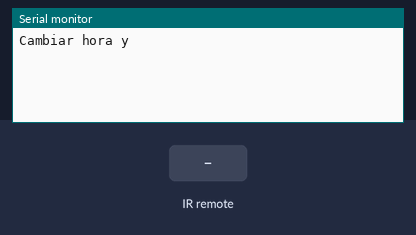
This sketch was run on a simulated Arduino Uno, built with avr-gcc and run on an emulated ATmega328P. Shown: the last lines printed to the serial monitor. The inputs (shaded band) are chosen by the test bench.

Above: at 0.8 s.
0.9 s: infrared code 0xFF9867 received
At 2.1 s:
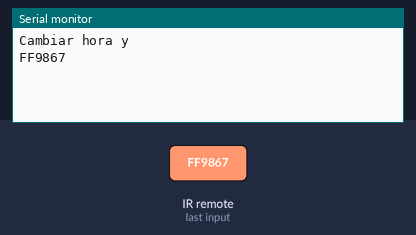
2.4 s: infrared code 0xFFA25D received
At 3.2 s:
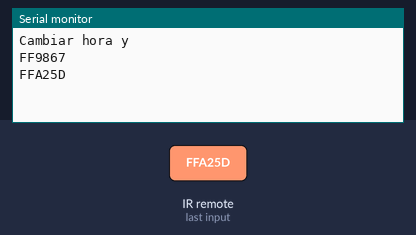

The sketch:

DebugFile.ino
```cpp
/* LCD pins
 Board I2C / TWI pins
Uno       =   A4 (SDA), A5 (SCL)
*/
#include <IRremote.h>

//Begin: Variables Globales
int alarm[2][1];
int receptor = 3; //pin de recepción del ardino para el control infrarrojo
//Botones del control remoto:
unsigned long b0= 0xFF9867;
unsigned long b1= 0xFFA25D;
unsigned long b2 = 0xFF629D;
unsigned long b3 = 0xFFE21D;
unsigned long b4= 0xFF22DD;
unsigned long b5 = 0xFF02FD;
unsigned long b6 = 0xFFC23D;
unsigned long b7 = 0xFFE01F;
unsigned long b8 = 0xFFA857;
unsigned long b9 = 0xFF906F;
unsigned long bGato = 0xFF6897;
unsigned long bAsterisco = 0xFFB04F;
unsigned long Bok = 0xFF38C7;
unsigned long bArriba = 0xFF18E7;
unsigned long bAbajo = 0xFF4AB5;
unsigned long bDerecha = 0xFF5AA5;
unsigned long bIzquierda = 0xFF10EF;
//End: Variables Globales

//begin: Incialización de puertos;
IRrecv irrecv(receptor); //indico a arduino bajo que pin le llegara info
decode_results codigo; //almacena el codigo hex recibido del control
//end: Inicialización de Puertos

//Funciones para el manejo del control remoto
//Funciones para el manejo del control remoto

//Begin: Funciones creadas para el manejo del tiempo
void TimeSetup(){
  /*lcd.print("entre");
  delay(1000);
  lcd.setCursor(0,0);*/
  Serial.println("Cambiar hora y");
  int opc=0;
  while(true){
    if(irrecv.decode(&codigo)){
    Serial.println(codigo.value,HEX);
    if(codigo.value==b1){
      opc=1;
      break;
      }
    delay(50);
    irrecv.resume();
    }

  }//******************

  //****************
  delay(1000);
  if(opc==1){
    Serial.print("Modificare");
    }
  else{
    Serial.print("Mejor na");
    }
  }
//End: Funciones creadas para el manejo del tiempo

void setup() {
  // put your setup code here, to run once:
  Serial.begin(9600);// ss, mm, hh,#D, d, m, y
    /*myRTC.setDS1302Time(00, 45, 15, 7, 9, 2, 2019);
    alarm[0][0]={15};
    alarm[0][1]={46};*/
  //Ajustes del Control Remoto
  irrecv.enableIRIn(); //habilito el sensor
  //Ajustes de la pantalla led:
  /*lcd.init();
  lcd.backlight();
  lcd.clear();
  lcd.setCursor(0,0);*/
  TimeSetup();
  delay(1000);
}

void loop() {
  // put your main code here, to run repeatedly:
  Serial.println("Ya llege hasta aquí: Main");
  /*
  myRTC.updateTime();
  int TIME[6]={myRTC.dayofmonth,myRTC.month,myRTC.year,myRTC.hours,myRTC.minutes,myRTC.seconds};
  // Se imprime el resultado en el Monitor Serial
  lcd.setCursor(0,0);
  lcd.print("Tiempo: "+(String)TIME[3]+":"+TIME[4]+":"+TIME[5]);
  if(alarm[0][0] == TIME[3] && alarm[0][1]== TIME[4] && (int)TIME[5]==0){
   lcd.setCursor(0,1);
   lcd.print("Es hora de la comida");
   }
  // Un pequeño delay para no repetir y leer más facil
  delay(1000);
  */
}
```

Measured:
- after the input at 0.9 s, the serial monitor: prints a new line at once (image 1)
- after the input at 2.4 s, the serial monitor: prints a new line at once (image 2)
